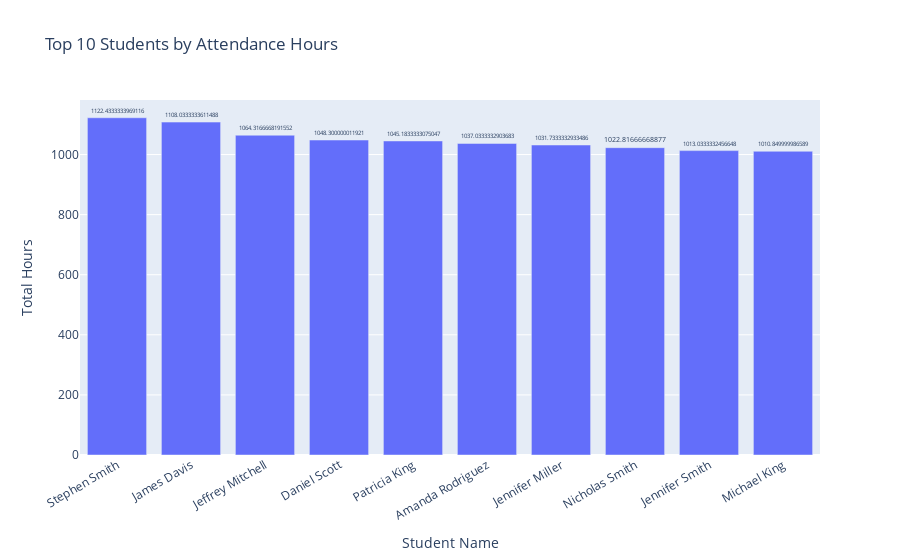

Here is the notebook cell this chart was saved with:
### Markdown cell above
## Top 10 Students by Attendance

This bar chart highlights the top 10 students based on total attendance
hours, indicating the most consistently present students on campus.

### Code cell
query = """
SELECT
    s.name AS student_name,
    SUM(f.total_hours) AS total_hours
FROM fact_attendance_daily f
JOIN dim_students s
    ON f.badge_id = s.badge_id
GROUP BY s.name
ORDER BY total_hours DESC
LIMIT 10;
"""

df = pd.read_sql_query(query, conn)

fig = px.bar(
    df,
    x="student_name",
    y="total_hours",
    title="Top 10 Students by Attendance Hours",
    labels={"student_name": "Student Name", "total_hours": "Total Hours"},
    text="total_hours"
)

fig.update_traces(textposition="outside")
fig.update_layout(xaxis_tickangle=-30)

fig.show()

### Figure 1 — Plotly figure (JSON) as saved in the notebook; plotly's stock layout.template omitted (floating-point values rounded to 4 significant figures)
{"data": [{"hovertemplate": "Student Name=%{x}<br>Total Hours=%{text}<extra></extra>", "legendgroup": "", "marker": {"color": "#636efa", "pattern": {"shape": ""}}, "name": "", "orientation": "v", "showlegend": false, "text": [1122.0, 1108.0, 1064.0, 1048.0, 1045.0, 1037.0, 1032.0, 1023.0, 1013.0, 1011.0], "textposition": "outside", "type": "bar", "x": ["Stephen Smith", "James Davis", "Jeffrey Mitchell", "Daniel Scott", "Patricia King", "Amanda Rodriguez", "Jennifer Miller", "Nicholas Smith", "Jennifer Smith", "Michael King"], "xaxis": "x", "y": [1122.0, 1108.0, 1064.0, 1048.0, 1045.0, 1037.0, 1032.0, 1023.0, 1013.0, 1011.0], "yaxis": "y"}], "layout": {"barmode": "relative", "legend": {"tracegroupgap": 0}, "title": {"text": "Top 10 Students by Attendance Hours"}, "xaxis": {"anchor": "y", "domain": [0, 1], "tickangle": -30, "title": {"text": "Student Name"}}, "yaxis": {"anchor": "x", "domain": [0, 1], "title": {"text": "Total Hours"}}}}
